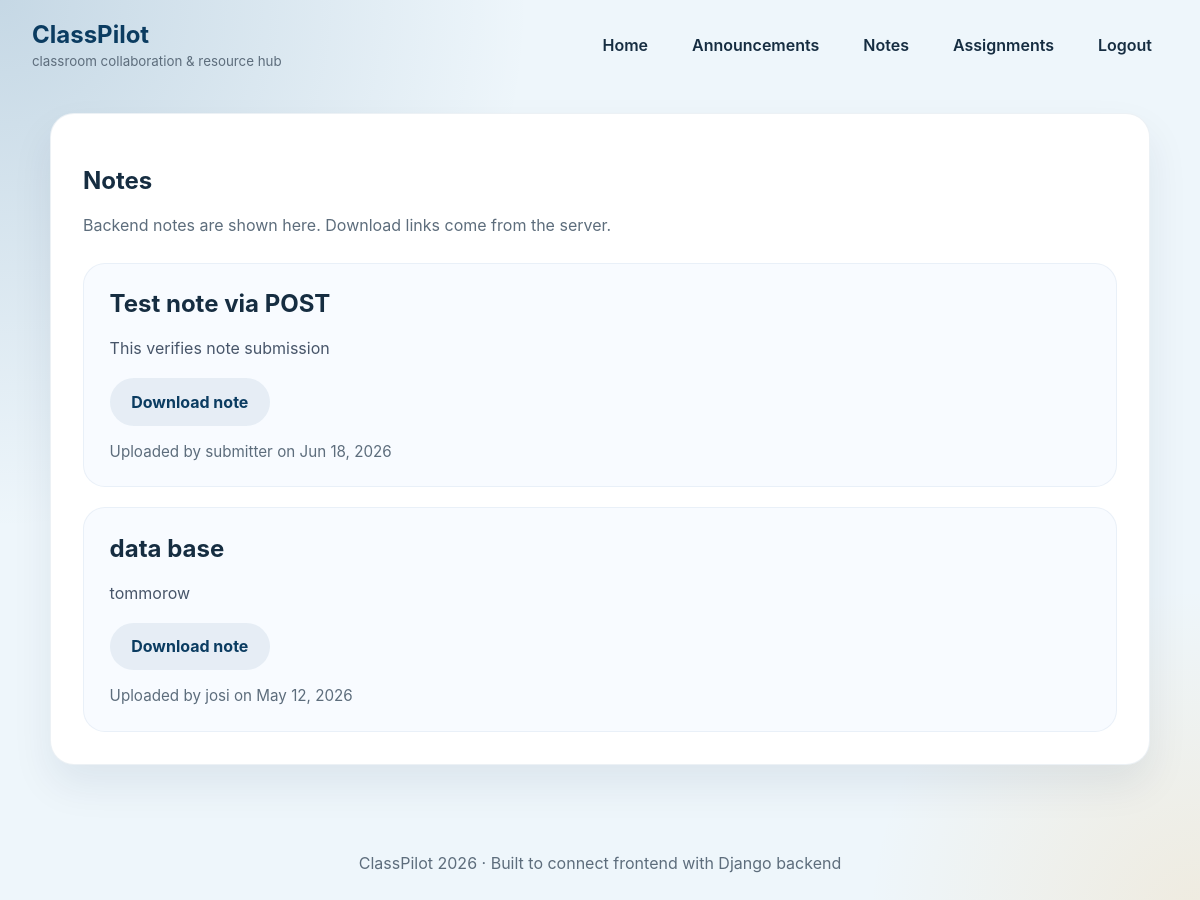
Page /notes/ (signed in) on the committed database.
### main/models.py (models this page shows, shortened)
class Note(models.Model):
    title = models.CharField(max_length=200)
    description = models.TextField(blank=True)
    author = models.ForeignKey(User, on_delete=models.SET_NULL, null=True)
    created_at = models.DateTimeField(auto_now_add=True)
    download_url = models.URLField(blank=True, default='https://example.com')

class User(AbstractUser):
    role = models.CharField(max_length=20, choices=ROLE_CHOICES, default='student')
    phone_number = models.CharField(max_length=20, blank=True)

### main/views.py (the view)
# urls.py: path('notes/', views.notes, name='notes'),
@login_required
def notes(request):
    items = Note.objects.order_by('-created_at')
    return render(request, 'main/notes.html', {'items': items})

### main/templates/main/notes.html (shortened to what this page needs)
{% extends 'main/base.html' %}
{% block content %}
<section class="card content-card">
    <h1>Notes</h1>
    <p class="intro">Backend notes are shown here. Download links come from the server.</p>
    {% if items.exists %}
        <div class="item-list">
            {% for note in items %}
                <article class="resource-card">
                    <h2>{{ note.title }}</h2>
                    <p>{{ note.description }}</p>
                    <a class="link-button" href="{{ note.download_url }}" target="_blank">Download note</a>
                    <footer>Uploaded by {% if note.author %}{{ note.author.username }}{% else %}System{% endif %} on {{ note.created_at|date:'M d, Y' }}</footer>
                </article>
            {% endfor %}
        </div>
    {% else %}
        <div class="placeholder">
            <h2>Data will appear here</h2>
            <p>Notes uploaded through the backend will appear in this section.</p>
        </div>
    {% endif %}
</section>
{% endblock %}

### main/static/main/css/style.css (style rules this page uses)
* { box-sizing: border-box; }
:root { --bg: #eef6fb; --surface: #ffffff; --surface-alt: #f8fbff; --primary: #0d4f80; --primary-strong: #0b3c61; --accent: #f59a14; --text: #162d41; --muted: #5d6d7c; --shadow: 0 20px 40px rgba(14, 44, 72, 0.08); }
body { margin: 0; font-family: Inter, system-ui, -apple-system, BlinkMacSystemFont, 'Segoe UI', sans-serif; background: radial-gradient(circle at top left, rgba(13, 79, 128, 0.18), transparent 35%), radial-gradient(circle at bottom right, rgba(245, 154, 20, 0.12), transparent 22%), var(--bg); color: var(--text); }
.card, .card-form, .content-card { background: var(--surface); border-radius: 24px; padding: 2rem; box-shadow: var(--shadow); border: 1px solid rgba(13, 79, 128, 0.08); }
.intro { color: var(--muted); margin: 0.5rem 0 1.75rem; max-width: 45rem; }
.button, .button-primary, .button-secondary, .link-button { display: inline-flex; align-items: center; justify-content: center; border: none; border-radius: 999px; padding: 0.85rem 1.35rem; text-decoration: none; cursor: pointer; font-weight: 700; transition: transform 0.18s ease, box-shadow 0.18s ease, background 0.18s ease; }
.link-button { background: rgba(13, 79, 128, 0.08); color: var(--primary-strong); }
.item-list { display: grid; gap: 1.25rem; }
.resource-card { padding: 1.6rem; border-radius: 22px; background: #f8fbff; border: 1px solid rgba(13, 79, 128, 0.06); }
.resource-card h2 { margin: 0 0 0.65rem; }
.resource-card p { color: #475569; line-height: 1.75; }
.resource-card footer { margin-top: 1rem; color: var(--muted); font-size: 0.95rem; }

### rows in the picture
Note: title "Test note via POST", description "This verifies note submission", author.username "submitter", created_at "Jun 18, 2026"
Note: title "data base", description "tommorow", author.username "josi", created_at "May 12, 2026"
